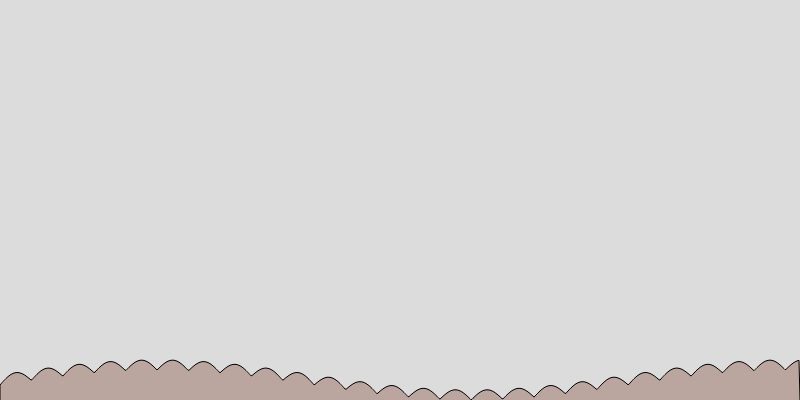
Frame 1 (no input)
Frame 60 (no input): identical to frame 1, image omitted
Frame 120 (the mouse pressed at the canvas centre since frame 60): identical to frame 1, image omitted

The p5.js sketch that drew this single still picture (run headless with seeded random() and noise() and a simulated clock; from frame 60 on, the mouse is pressed at the canvas centre):

// p5.js sketch
// ── sketch.js
//
// Sine-wave playground: fills the bottom of the canvas with a wavy shape built by
// summing two sine waves — a fast, small ripple plus a slow, larger swell. A nice
// starting point for experimenting with frequency, amplitude, and Perlin noise.
//

let bottomColor;

// Set up the canvas and the HSB fill color used for the wave shape.
function setup() {
  createCanvas(800, 400);
  // Accessibility: text description of the canvas for screen readers
  // https://p5js.org/reference/p5/describe/
  describe("A wavy translucent shape filling the bottom of the canvas, formed by combining two sine waves of different frequencies.");
  colorMode(HSB, 255);
  bottomColor = color(10, 128, 128);
}

// Each frame: trace one vertex per column across the width, where the wave height
// y is the sum of the two sine terms, then close the shape down to the bottom edge.
function draw() {
  background(220);

  beginShape();
  vertex(0, height);
  fill(hue(bottomColor), 255 * 0.2, 255 * 0.7, 200);
  for (let x = 0; x < width; x++) {
    //var angle = map(x, 0, width, 0, TWO_PI);
    let angle = x * 0.1;
    // map x between 0 and width to 0 and Two Pi
    let y = map(abs(sin(angle)), 0, 1, 0, 10);

    let angle2 = x * 0.01;
    let y2 = map(sin(angle2), -1, 1, 0, 30);
    y += y2;

    let nx = map(x, 0, width, 0, 3);
    //y += 50 + 60 * noise(nx);
    vertex(x, height - y);
  }
  vertex(width, height);
  endShape();
}
